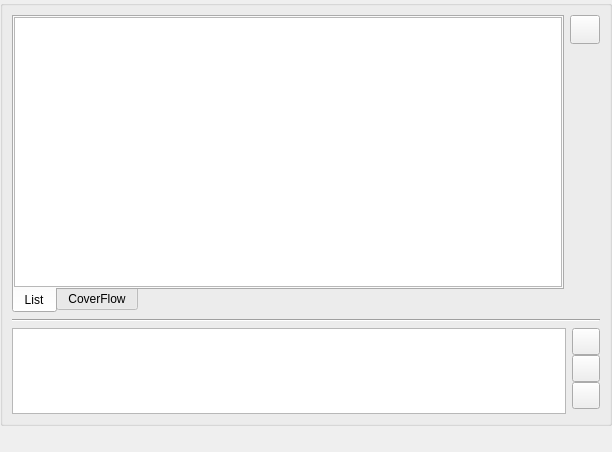
<?xml version="1.0" encoding="UTF-8"?>
<ui version="4.0">
 <class>PartitionWidget</class>
 <widget class="QWidget" name="PartitionWidget">
  <property name="geometry">
   <rect>
    <x>0</x>
    <y>0</y>
    <width>612</width>
    <height>452</height>
   </rect>
  </property>
  <layout class="QVBoxLayout" name="verticalLayout_3">
   <property name="margin">
    <number>0</number>
   </property>
   <item>
    <widget class="QSplitter" name="sViews">
     <property name="orientation">
      <enum>Qt::Vertical</enum>
     </property>
     <property name="childrenCollapsible">
      <bool>false</bool>
     </property>
     <widget class="QGroupBox" name="fWBFS">
      <layout class="QVBoxLayout" name="verticalLayout_7">
       <item>
        <layout class="QHBoxLayout" name="horizontalLayout">
         <property name="margin">
          <number>0</number>
         </property>
         <item>
          <widget class="QTabWidget" name="tabWidget">
           <property name="tabPosition">
            <enum>QTabWidget::South</enum>
           </property>
           <property name="currentIndex">
            <number>0</number>
           </property>
           <widget class="QWidget" name="wList">
            <attribute name="title">
             <string>List</string>
            </attribute>
            <layout class="QVBoxLayout" name="verticalLayout_4">
             <property name="spacing">
              <number>0</number>
             </property>
             <property name="margin">
              <number>0</number>
             </property>
             <item>
              <widget class="ListView" name="lvDiscs">
               <property name="editTriggers">
                <set>QAbstractItemView::NoEditTriggers</set>
               </property>
               <property name="showDropIndicator" stdset="0">
                <bool>false</bool>
               </property>
               <property name="dragEnabled">
                <bool>true</bool>
               </property>
               <property name="selectionMode">
                <enum>QAbstractItemView::ExtendedSelection</enum>
               </property>
               <property name="verticalScrollMode">
                <enum>QAbstractItemView::ScrollPerPixel</enum>
               </property>
               <property name="horizontalScrollMode">
                <enum>QAbstractItemView::ScrollPerPixel</enum>
               </property>
               <property name="uniformItemSizes">
                <bool>true</bool>
               </property>
              </widget>
             </item>
            </layout>
           </widget>
           <widget class="QWidget" name="wCoverFlow">
            <attribute name="title">
             <string>CoverFlow</string>
            </attribute>
            <layout class="QVBoxLayout" name="verticalLayout_6">
             <property name="spacing">
              <number>0</number>
             </property>
             <property name="margin">
              <number>0</number>
             </property>
             <item>
              <widget class="QFrame" name="frame">
               <property name="frameShape">
                <enum>QFrame::StyledPanel</enum>
               </property>
               <property name="frameShadow">
                <enum>QFrame::Raised</enum>
               </property>
               <layout class="QVBoxLayout" name="verticalLayout_5">
                <property name="spacing">
                 <number>0</number>
                </property>
                <property name="margin">
                 <number>0</number>
                </property>
                <item>
                 <widget class="CoverFlowView" name="cfvDiscs" native="true"/>
                </item>
               </layout>
              </widget>
             </item>
            </layout>
           </widget>
          </widget>
         </item>
         <item>
          <layout class="QVBoxLayout" name="verticalLayout_2">
           <property name="spacing">
            <number>0</number>
           </property>
           <property name="margin">
            <number>0</number>
           </property>
           <item>
            <widget class="QToolButton" name="tbMenu">
             <property name="iconSize">
              <size>
               <width>22</width>
               <height>22</height>
              </size>
             </property>
            </widget>
           </item>
           <item>
            <spacer name="verticalSpacer">
             <property name="orientation">
              <enum>Qt::Vertical</enum>
             </property>
             <property name="sizeHint" stdset="0">
              <size>
               <width>8</width>
               <height>0</height>
              </size>
             </property>
            </spacer>
           </item>
          </layout>
         </item>
        </layout>
       </item>
       <item>
        <widget class="Line" name="line">
         <property name="orientation">
          <enum>Qt::Horizontal</enum>
         </property>
        </widget>
       </item>
       <item>
        <widget class="QWidget" name="wImport" native="true">
         <property name="maximumSize">
          <size>
           <width>16777215</width>
           <height>86</height>
          </size>
         </property>
         <layout class="QHBoxLayout" name="horizontalLayout_2">
          <property name="margin">
           <number>0</number>
          </property>
          <item>
           <widget class="ListView" name="lvImport">
            <property name="editTriggers">
             <set>QAbstractItemView::NoEditTriggers</set>
            </property>
            <property name="showDropIndicator" stdset="0">
             <bool>false</bool>
            </property>
            <property name="selectionMode">
             <enum>QAbstractItemView::ExtendedSelection</enum>
            </property>
            <property name="verticalScrollMode">
             <enum>QAbstractItemView::ScrollPerPixel</enum>
            </property>
            <property name="horizontalScrollMode">
             <enum>QAbstractItemView::ScrollPerPixel</enum>
            </property>
            <property name="uniformItemSizes">
             <bool>true</bool>
            </property>
           </widget>
          </item>
          <item>
           <layout class="QVBoxLayout" name="verticalLayout">
            <property name="spacing">
             <number>0</number>
            </property>
            <property name="margin">
             <number>0</number>
            </property>
            <item>
             <widget class="QToolButton" name="tbImportClear">
              <property name="iconSize">
               <size>
                <width>20</width>
                <height>20</height>
               </size>
              </property>
             </widget>
            </item>
            <item>
             <widget class="QToolButton" name="tbImportRemove">
              <property name="iconSize">
               <size>
                <width>20</width>
                <height>20</height>
               </size>
              </property>
             </widget>
            </item>
            <item>
             <widget class="QToolButton" name="tbImportTransfert">
              <property name="iconSize">
               <size>
                <width>20</width>
                <height>20</height>
               </size>
              </property>
             </widget>
            </item>
            <item>
             <spacer name="verticalSpacer_2">
              <property name="orientation">
               <enum>Qt::Vertical</enum>
              </property>
              <property name="sizeHint" stdset="0">
               <size>
                <width>8</width>
                <height>0</height>
               </size>
              </property>
             </spacer>
            </item>
           </layout>
          </item>
         </layout>
        </widget>
       </item>
      </layout>
     </widget>
    </widget>
   </item>
   <item>
    <widget class="Gauge" name="gStatus" native="true"/>
   </item>
   <item>
    <widget class="QLabel" name="lInformations">
     <property name="alignment">
      <set>Qt::AlignRight|Qt::AlignTrailing|Qt::AlignVCenter</set>
     </property>
    </widget>
   </item>
  </layout>
  <action name="aFormat">
   <property name="icon">
    <iconset theme="tools-media-optical-format">
     <normaloff/>
    </iconset>
   </property>
   <property name="text">
    <string>Format</string>
   </property>
   <property name="toolTip">
    <string>Format the current partition</string>
   </property>
  </action>
  <action name="aRemove">
   <property name="icon">
    <iconset theme="archive-remove">
     <normaloff/>
    </iconset>
   </property>
   <property name="text">
    <string>Remove</string>
   </property>
   <property name="toolTip">
    <string>Remove selected items</string>
   </property>
  </action>
  <action name="aRename">
   <property name="icon">
    <iconset theme="edit-rename">
     <normaloff/>
    </iconset>
   </property>
   <property name="text">
    <string>Rename</string>
   </property>
   <property name="toolTip">
    <string>Rename the selected item</string>
   </property>
  </action>
  <action name="aImportClear">
   <property name="icon">
    <iconset theme="edit-clear-list">
     <normaloff/>
    </iconset>
   </property>
   <property name="text">
    <string>Clear</string>
   </property>
   <property name="toolTip">
    <string>Remove all items</string>
   </property>
  </action>
  <action name="aImportRemove">
   <property name="icon">
    <iconset theme="archive-remove">
     <normaloff/>
    </iconset>
   </property>
   <property name="text">
    <string>Remove</string>
   </property>
   <property name="toolTip">
    <string>Remove the selected items</string>
   </property>
  </action>
  <action name="aImportTransfert">
   <property name="icon">
    <iconset theme="document-import">
     <normaloff/>
    </iconset>
   </property>
   <property name="text">
    <string>Transfert</string>
   </property>
   <property name="toolTip">
    <string>Transfert the items</string>
   </property>
  </action>
  <action name="aMount">
   <property name="icon">
    <iconset theme="emblem-mounted">
     <normaloff/>
    </iconset>
   </property>
   <property name="text">
    <string>Mount</string>
   </property>
   <property name="toolTip">
    <string>Mount a device</string>
   </property>
  </action>
 </widget>
 <customwidgets>
  <customwidget>
   <class>ListView</class>
   <extends>QListView</extends>
   <header>widgets/ListView.h</header>
  </customwidget>
  <customwidget>
   <class>Gauge</class>
   <extends>QWidget</extends>
   <header>Gauge.h</header>
   <container>1</container>
  </customwidget>
  <customwidget>
   <class>CoverFlowView</class>
   <extends>QWidget</extends>
   <header>widgets/CoverFlowView.h</header>
   <container>1</container>
  </customwidget>
 </customwidgets>
 <resources>
  <include location="../../resources/resources.qrc"/>
 </resources>
 <connections/>
</ui>
